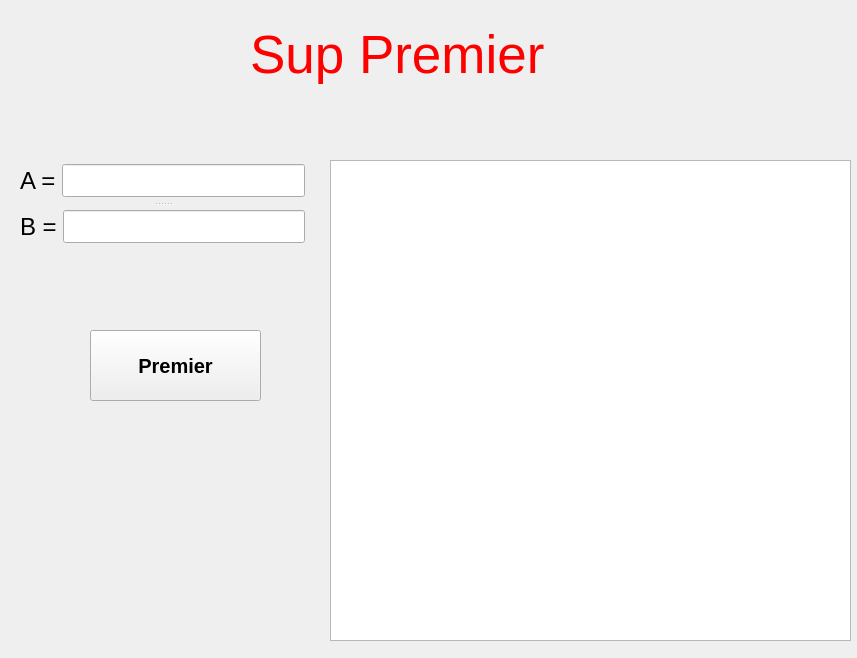
<?xml version="1.0" encoding="UTF-8"?>
<ui version="4.0">
 <class>Form</class>
 <widget class="QWidget" name="Form">
  <property name="geometry">
   <rect>
    <x>0</x>
    <y>0</y>
    <width>857</width>
    <height>658</height>
   </rect>
  </property>
  <property name="windowTitle">
   <string>Premier</string>
  </property>
  <widget class="QPushButton" name="premierButton">
   <property name="geometry">
    <rect>
     <x>90</x>
     <y>330</y>
     <width>171</width>
     <height>71</height>
    </rect>
   </property>
   <property name="font">
    <font>
     <pointsize>15</pointsize>
     <weight>75</weight>
     <bold>true</bold>
    </font>
   </property>
   <property name="text">
    <string>Premier</string>
   </property>
  </widget>
  <widget class="QLabel" name="label_3">
   <property name="geometry">
    <rect>
     <x>250</x>
     <y>10</y>
     <width>371</width>
     <height>91</height>
    </rect>
   </property>
   <property name="font">
    <font>
     <pointsize>40</pointsize>
    </font>
   </property>
   <property name="text">
    <string>&lt;html&gt;&lt;head/&gt;&lt;body&gt;&lt;p&gt;&lt;span style=&quot; color:#ff0000;&quot;&gt;Sup Premier&lt;/span&gt;&lt;/p&gt;&lt;/body&gt;&lt;/html&gt;</string>
   </property>
  </widget>
  <widget class="QSplitter" name="splitter">
   <property name="geometry">
    <rect>
     <x>20</x>
     <y>160</y>
     <width>285</width>
     <height>88</height>
    </rect>
   </property>
   <property name="orientation">
    <enum>Qt::Vertical</enum>
   </property>
   <widget class="QWidget" name="layoutWidget">
    <layout class="QHBoxLayout" name="horizontalLayout">
     <item>
      <widget class="QLabel" name="label">
       <property name="font">
        <font>
         <pointsize>18</pointsize>
        </font>
       </property>
       <property name="text">
        <string>A =</string>
       </property>
      </widget>
     </item>
     <item>
      <widget class="QLineEdit" name="aa">
       <property name="font">
        <font>
         <pointsize>16</pointsize>
        </font>
       </property>
      </widget>
     </item>
    </layout>
   </widget>
   <widget class="QWidget" name="layoutWidget">
    <layout class="QHBoxLayout" name="horizontalLayout_2">
     <item>
      <widget class="QLabel" name="label_2">
       <property name="font">
        <font>
         <pointsize>18</pointsize>
        </font>
       </property>
       <property name="text">
        <string>B =</string>
       </property>
      </widget>
     </item>
     <item>
      <widget class="QLineEdit" name="bb">
       <property name="font">
        <font>
         <pointsize>16</pointsize>
        </font>
       </property>
      </widget>
     </item>
    </layout>
   </widget>
  </widget>
  <widget class="QListWidget" name="outputList">
   <property name="geometry">
    <rect>
     <x>330</x>
     <y>160</y>
     <width>521</width>
     <height>481</height>
    </rect>
   </property>
  </widget>
 </widget>
 <resources/>
 <connections/>
</ui>
